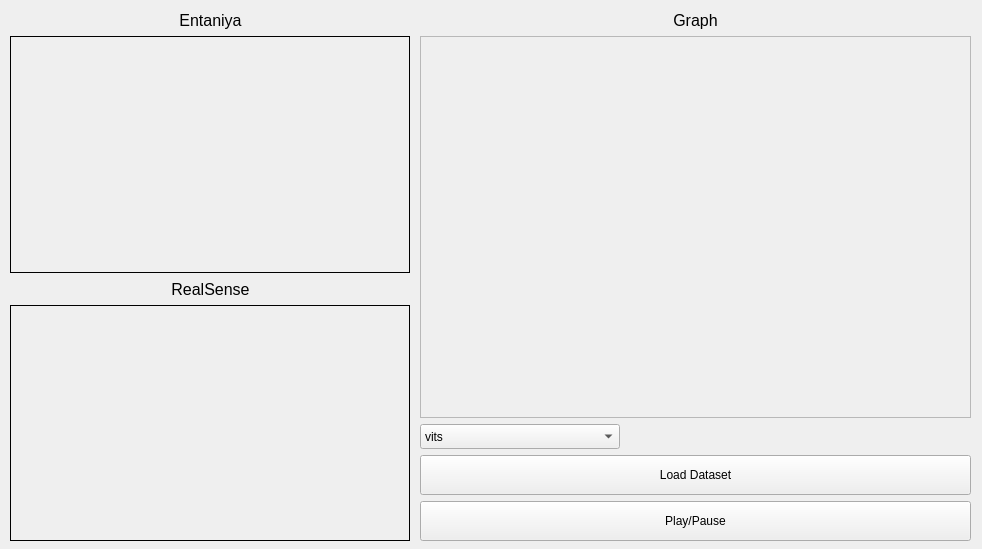
<?xml version="1.0" encoding="UTF-8"?>
<ui version="4.0">
 <class>Form</class>
 <widget class="QWidget" name="Form">
  <property name="geometry">
   <rect>
    <x>0</x>
    <y>0</y>
    <width>982</width>
    <height>549</height>
   </rect>
  </property>
  <property name="windowTitle">
   <string>Form</string>
  </property>
  <widget class="QWidget" name="verticalLayoutWidget">
   <property name="geometry">
    <rect>
     <x>10</x>
     <y>10</y>
     <width>401</width>
     <height>531</height>
    </rect>
   </property>
   <layout class="QVBoxLayout" name="verticalLayout">
    <item>
     <widget class="QLabel" name="depthLabel0">
      <property name="minimumSize">
       <size>
        <width>100</width>
        <height>20</height>
       </size>
      </property>
      <property name="maximumSize">
       <size>
        <width>800</width>
        <height>20</height>
       </size>
      </property>
      <property name="font">
       <font>
        <pointsize>12</pointsize>
       </font>
      </property>
      <property name="text">
       <string>Entaniya</string>
      </property>
      <property name="alignment">
       <set>Qt::AlignCenter</set>
      </property>
     </widget>
    </item>
    <item>
     <widget class="QLabel" name="depthFrame0">
      <property name="minimumSize">
       <size>
        <width>160</width>
        <height>120</height>
       </size>
      </property>
      <property name="maximumSize">
       <size>
        <width>400</width>
        <height>300</height>
       </size>
      </property>
      <property name="layoutDirection">
       <enum>Qt::LeftToRight</enum>
      </property>
      <property name="frameShape">
       <enum>QFrame::Box</enum>
      </property>
      <property name="text">
       <string/>
      </property>
      <property name="alignment">
       <set>Qt::AlignCenter</set>
      </property>
     </widget>
    </item>
    <item>
     <widget class="QLabel" name="depthLabel1">
      <property name="minimumSize">
       <size>
        <width>100</width>
        <height>20</height>
       </size>
      </property>
      <property name="maximumSize">
       <size>
        <width>800</width>
        <height>20</height>
       </size>
      </property>
      <property name="font">
       <font>
        <pointsize>12</pointsize>
       </font>
      </property>
      <property name="text">
       <string>RealSense</string>
      </property>
      <property name="alignment">
       <set>Qt::AlignCenter</set>
      </property>
     </widget>
    </item>
    <item>
     <widget class="QLabel" name="depthFrame1">
      <property name="minimumSize">
       <size>
        <width>160</width>
        <height>120</height>
       </size>
      </property>
      <property name="maximumSize">
       <size>
        <width>400</width>
        <height>300</height>
       </size>
      </property>
      <property name="layoutDirection">
       <enum>Qt::LeftToRight</enum>
      </property>
      <property name="frameShape">
       <enum>QFrame::Box</enum>
      </property>
      <property name="text">
       <string/>
      </property>
      <property name="alignment">
       <set>Qt::AlignCenter</set>
      </property>
     </widget>
    </item>
   </layout>
  </widget>
  <widget class="QWidget" name="verticalLayoutWidget_2">
   <property name="geometry">
    <rect>
     <x>420</x>
     <y>10</y>
     <width>551</width>
     <height>531</height>
    </rect>
   </property>
   <layout class="QVBoxLayout" name="verticalLayout_2">
    <item>
     <widget class="QLabel" name="graphLabel">
      <property name="minimumSize">
       <size>
        <width>100</width>
        <height>20</height>
       </size>
      </property>
      <property name="maximumSize">
       <size>
        <width>800</width>
        <height>20</height>
       </size>
      </property>
      <property name="font">
       <font>
        <pointsize>12</pointsize>
       </font>
      </property>
      <property name="text">
       <string>Graph</string>
      </property>
      <property name="alignment">
       <set>Qt::AlignCenter</set>
      </property>
     </widget>
    </item>
    <item>
     <widget class="QFrame" name="graphFrame">
      <property name="frameShape">
       <enum>QFrame::StyledPanel</enum>
      </property>
      <property name="frameShadow">
       <enum>QFrame::Raised</enum>
      </property>
     </widget>
    </item>
    <item>
     <widget class="QComboBox" name="encoderBox">
      <property name="maximumSize">
       <size>
        <width>200</width>
        <height>25</height>
       </size>
      </property>
      <item>
       <property name="text">
        <string>vits</string>
       </property>
      </item>
      <item>
       <property name="text">
        <string>vitb</string>
       </property>
      </item>
      <item>
       <property name="text">
        <string>vitl</string>
       </property>
      </item>
     </widget>
    </item>
    <item>
     <widget class="QPushButton" name="loadDataset">
      <property name="minimumSize">
       <size>
        <width>100</width>
        <height>25</height>
       </size>
      </property>
      <property name="maximumSize">
       <size>
        <width>800</width>
        <height>40</height>
       </size>
      </property>
      <property name="autoFillBackground">
       <bool>false</bool>
      </property>
      <property name="text">
       <string>Load Dataset</string>
      </property>
      <property name="iconSize">
       <size>
        <width>20</width>
        <height>20</height>
       </size>
      </property>
     </widget>
    </item>
    <item>
     <widget class="QPushButton" name="playAndPause">
      <property name="minimumSize">
       <size>
        <width>100</width>
        <height>25</height>
       </size>
      </property>
      <property name="maximumSize">
       <size>
        <width>800</width>
        <height>40</height>
       </size>
      </property>
      <property name="autoFillBackground">
       <bool>false</bool>
      </property>
      <property name="text">
       <string>Play/Pause</string>
      </property>
      <property name="iconSize">
       <size>
        <width>20</width>
        <height>20</height>
       </size>
      </property>
     </widget>
    </item>
   </layout>
  </widget>
 </widget>
 <resources/>
 <connections/>
</ui>
